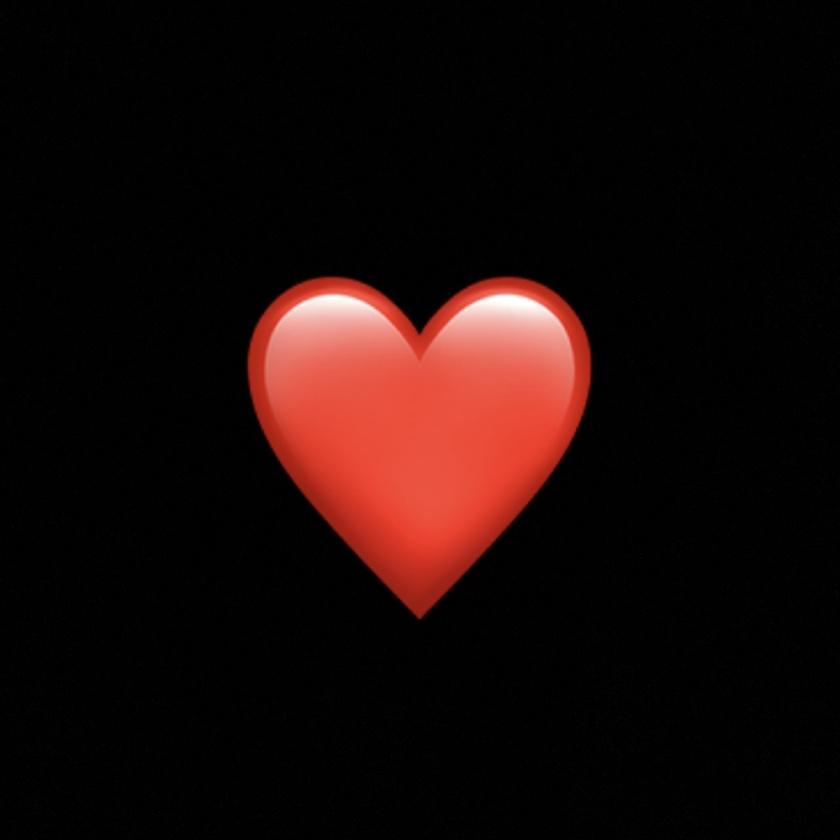
#> input picture resources/heart1.jpg, 840 x 840 px, shrunk from 1284 x 1284 before the run
$ python -i feature_detection.py   (imports and definitions only)
#> lines starting #> are read from the running program, lines starting #| are printed output that depends on the picture
import math

import cv2
import numpy as np
import scipy
from scipy import ndimage, spatial

import transformations

from transformations import *

def is_within_bounds(array_shape, indices):

    assert len(array_shape) == len(indices)
    for dim_size, index in zip(array_shape, indices):
        if index < 0 or index >= dim_size:
            return False
    return True


# Computes Harris Values for Corners
def computeHv(grayscale_image):

    img_height, img_width = grayscale_image.shape[:2]
#> img_height = 840; img_width = 840
    harris_response = np.zeros(grayscale_image.shape[:2])
    gradient_orientation = np.zeros(grayscale_image.shape[:2])

    # Compute image gradients
    grad_x = ndimage.sobel(grayscale_image, axis=1, mode='nearest')
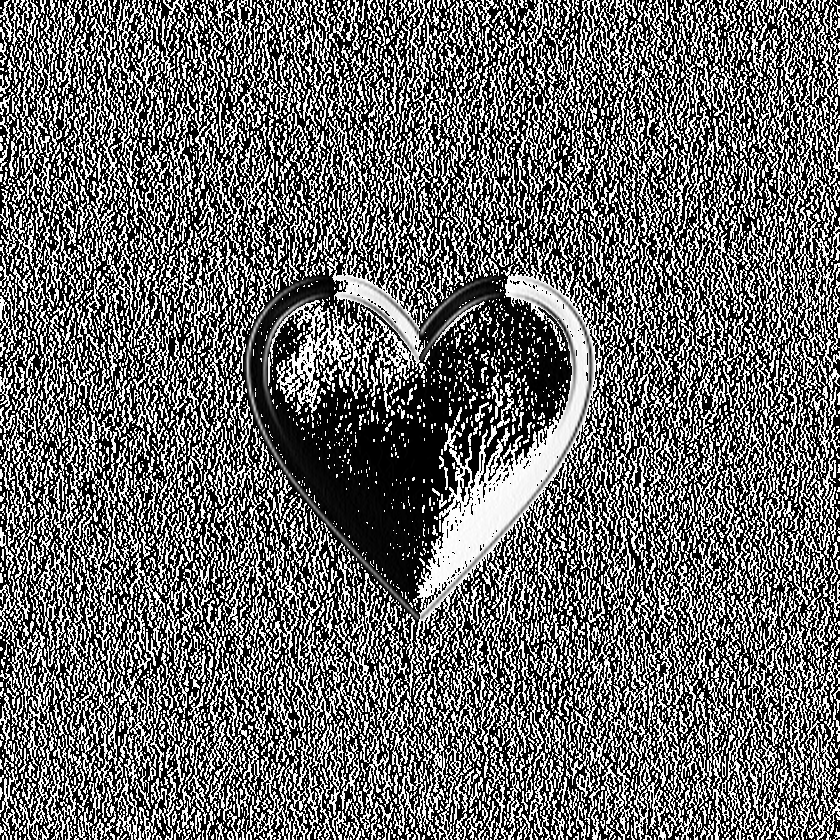
#> grad_x: shape (840, 840); min 0, max 255, mean 105.7
    grad_y = ndimage.sobel(grayscale_image, axis=0, mode='nearest')
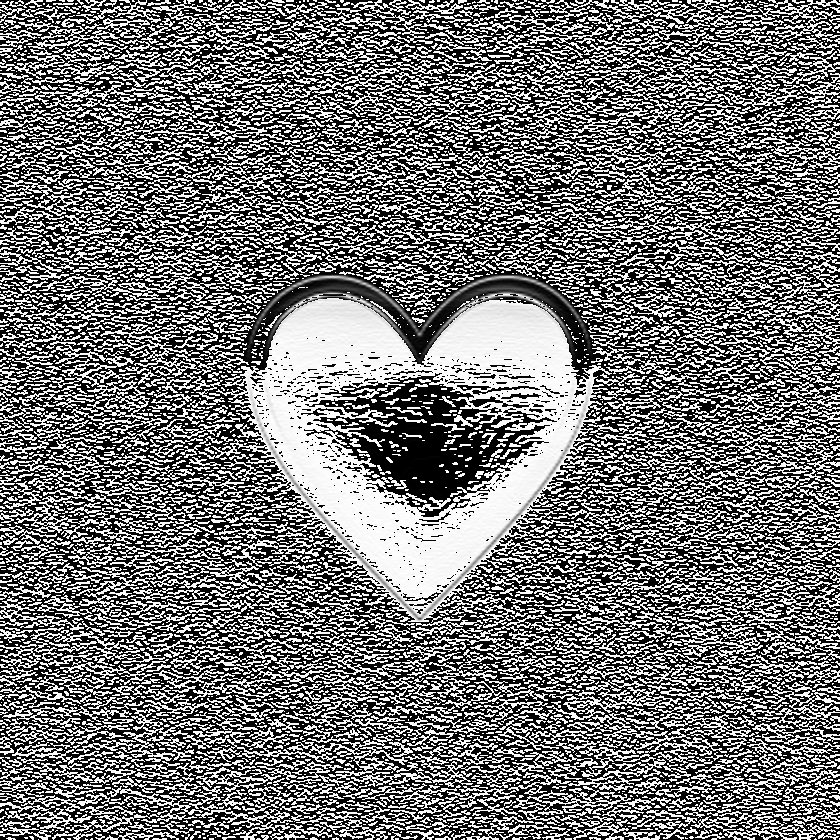
#> grad_y: shape (840, 840); min 0, max 255, mean 114.8

    # Compute products of gradients
    grad_x_squared = ndimage.gaussian_filter(grad_x * grad_x, sigma=0.5, mode='nearest')
    grad_y_squared = ndimage.gaussian_filter(grad_y * grad_y, sigma=0.5, mode='nearest')
    grad_xy = ndimage.gaussian_filter(grad_x * grad_y, sigma=0.5, mode='nearest')
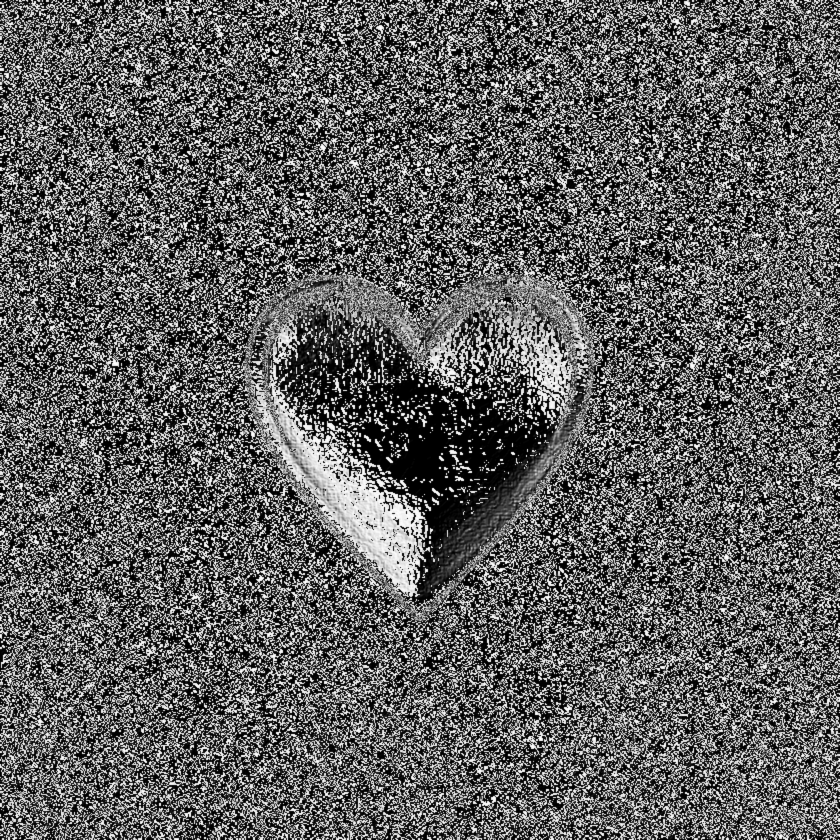
#> grad_xy: shape (840, 840); min 0, max 253, mean 95

    # Compute Harris corner response
    determinant = grad_x_squared * grad_y_squared - grad_xy * grad_xy
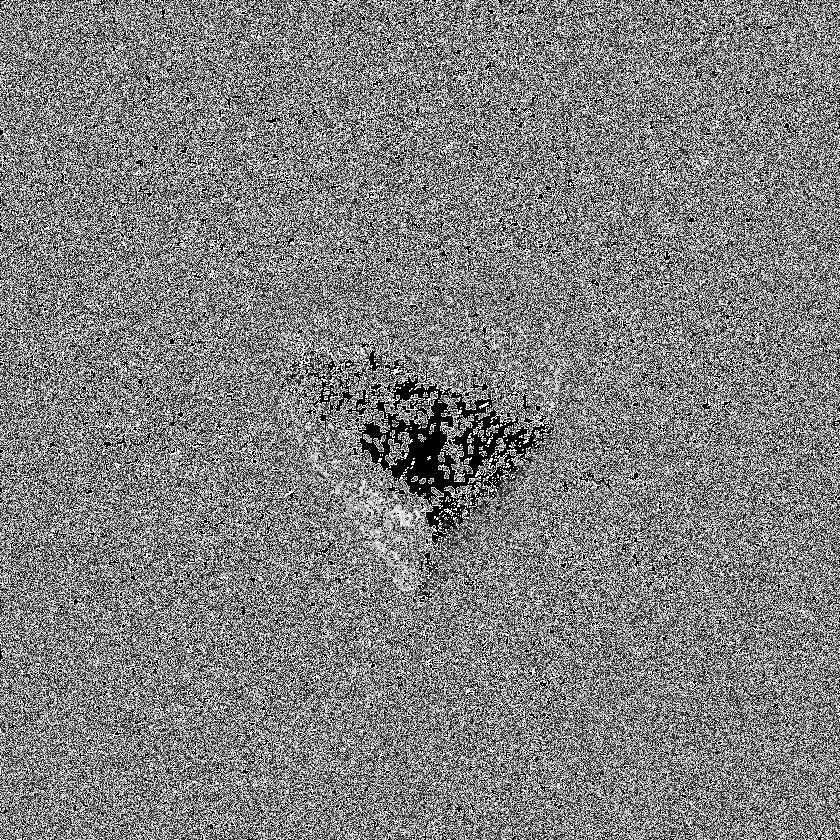
#> determinant: shape (840, 840); min 0, max 255, mean 127.4
    trace = grad_x_squared + grad_y_squared
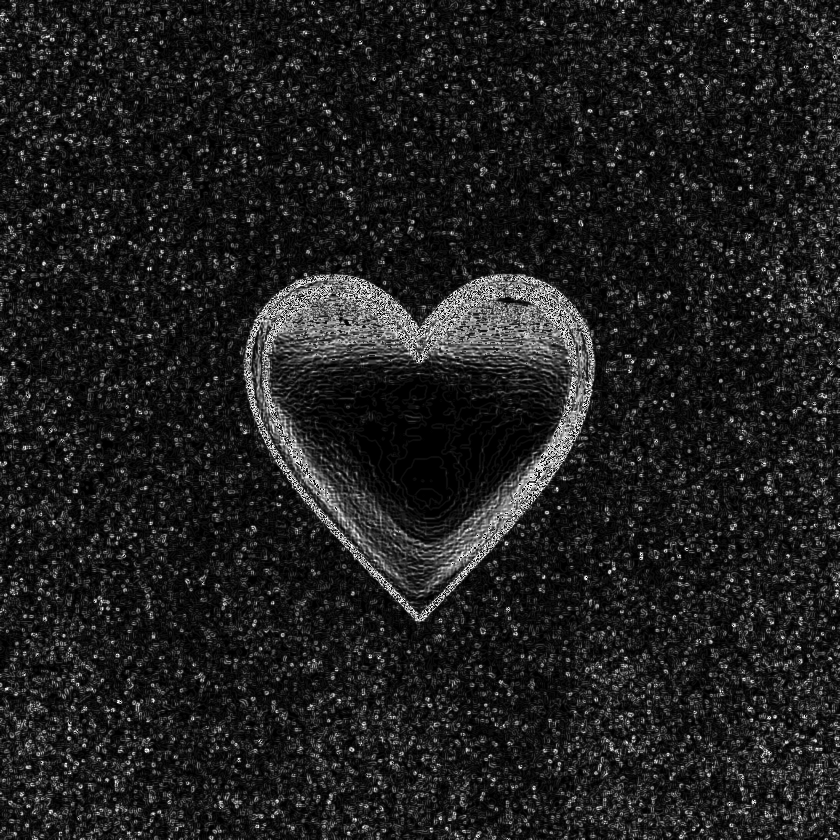
#> trace: shape (840, 840); min 0, max 255, mean 31
    harris_response = determinant - 0.1 * (trace * trace)

    # Compute gradient orientation
    gradient_orientation = np.arctan2(grad_y, grad_x) * 180 / np.pi
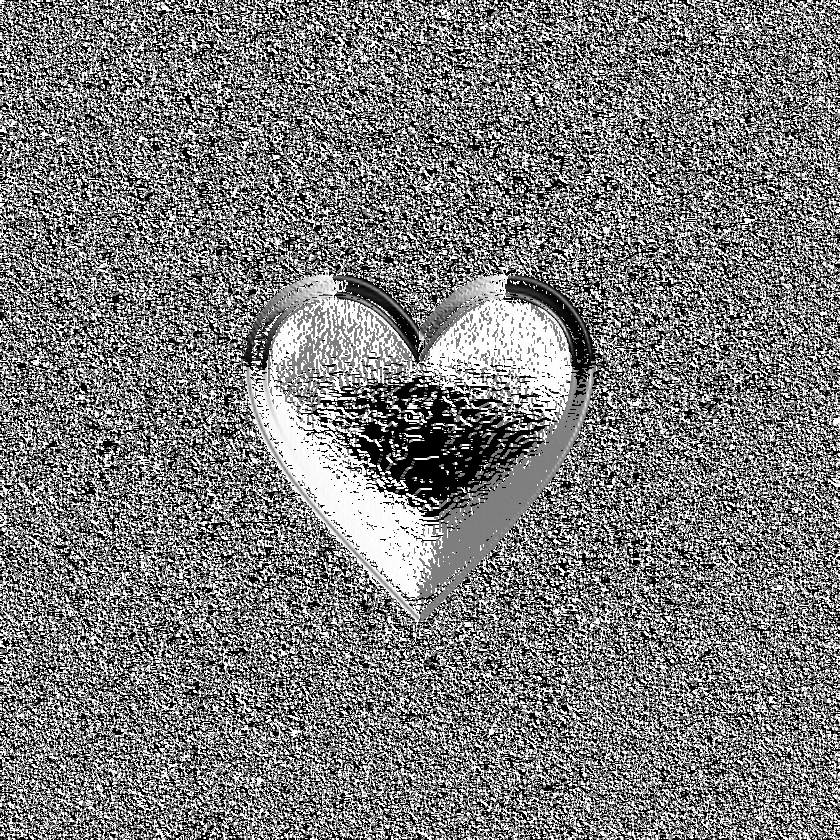
#> gradient_orientation: shape (840, 840) float16; min 0, max 90, mean 43.7; drawn with min black and max white

    return harris_response, gradient_orientation


def computeLM(harris_response):

    local_maxima = (harris_response == ndimage.maximum_filter(harris_response, size=7, mode='constant', cval=-1e10))
    return local_maxima


def cornerDetection(harris_response, gradient_orientation):

    img_height, img_width = harris_response.shape[:2]
    detected_features = []

    # Compute local maxima
    local_maxima = computeLM(harris_response)

    for y in range(img_height):
        for x in range(img_width):
            if local_maxima[y, x]:
                feature = (x, y, gradient_orientation[y, x], harris_response[y, x])
                detected_features.append(feature)

    return detected_features

>>> import cv2
>>> picture = cv2.imread('resources/heart1.jpg', cv2.IMREAD_GRAYSCALE)
>>> result = computeHv(picture)

$ run again, on resources/heart2.jpg
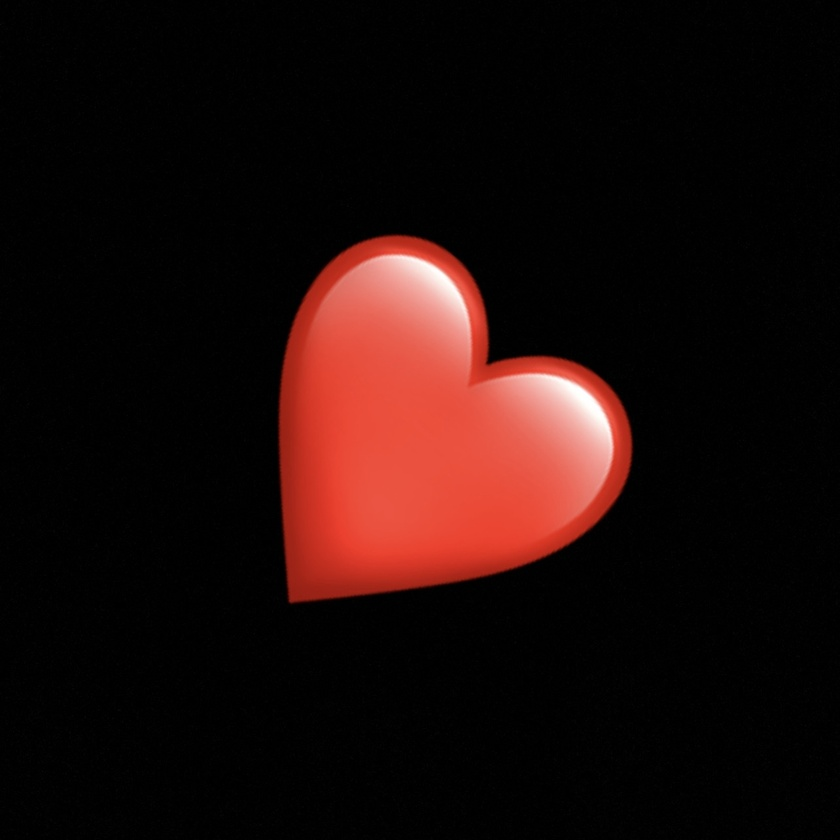
#> input picture resources/heart2.jpg, 840 x 840 px, shrunk from 1284 x 1284 before the run
#> in computeHv, `trace = grad_x_squared + grad_y_squared`:
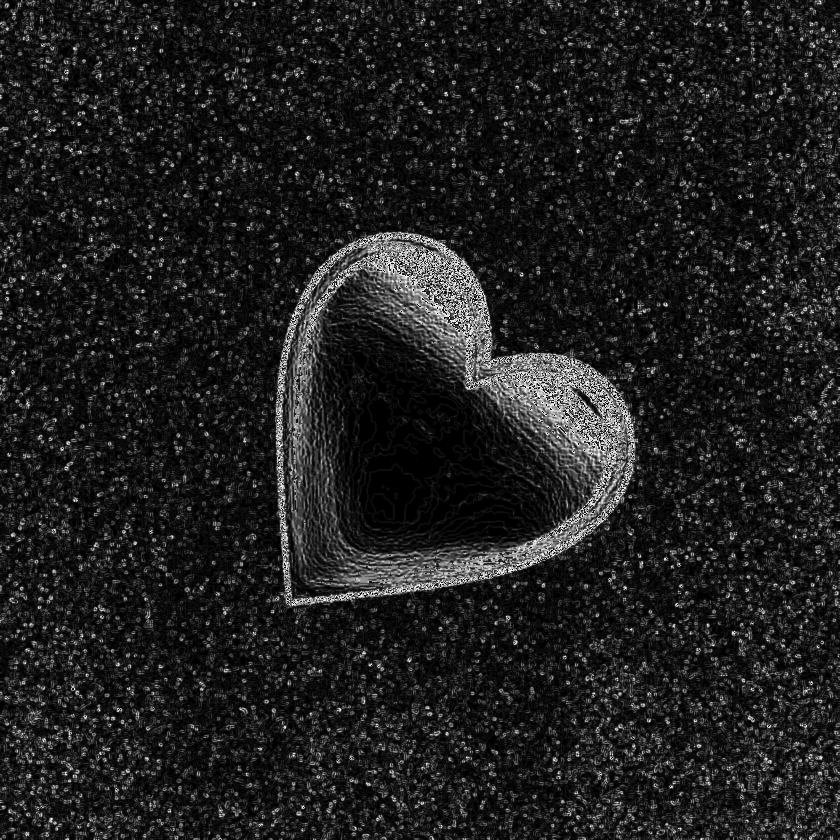
#> trace: shape (840, 840); min 0, max 255, mean 31.3
#> in computeHv, `gradient_orientation = np.arctan2(grad_y, grad_x) * 180 / np.pi`:
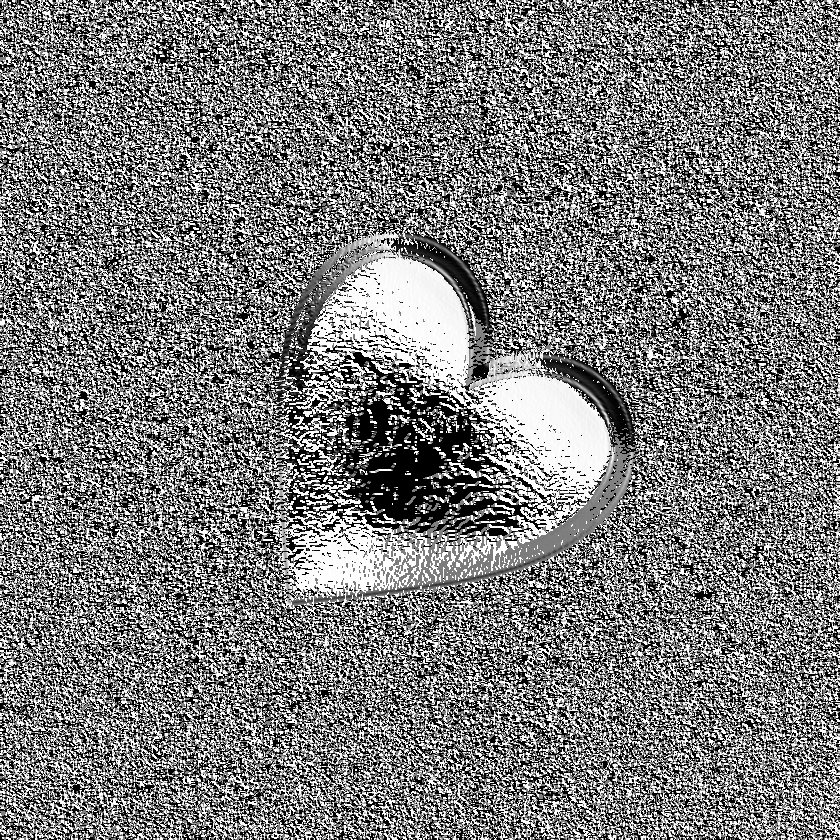
#> gradient_orientation: shape (840, 840) float16; min 0, max 90, mean 43.7; drawn with min black and max white
